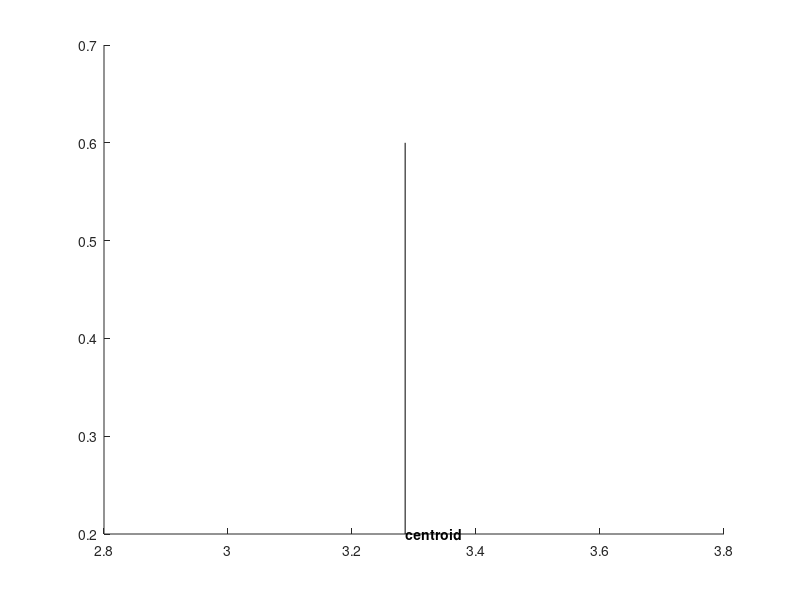

This figure's MATLAB source:
x = (0: 0.1 : 8);

x1 = (0: 0.1 : 8);
x2 = (0: 0.1 : 8);
[X, Y] = meshgrid(x1, x2);

Z = max(0.5 * trapmf(x, [1 2 4 6]), 0.5 * trimf(x, [2 3 4]))

x3 = defuzz(x, Z, 'centroid');
h3.Color = gray;
t3.Color = gray;
h = line([x3 x3], [0.2 0.6], 'Color', 'k');
t = text(x3, 0.2, 'centroid', 'FontWeight','bold');
fprintf("Результат дефаззификации: ");
disp(x3);